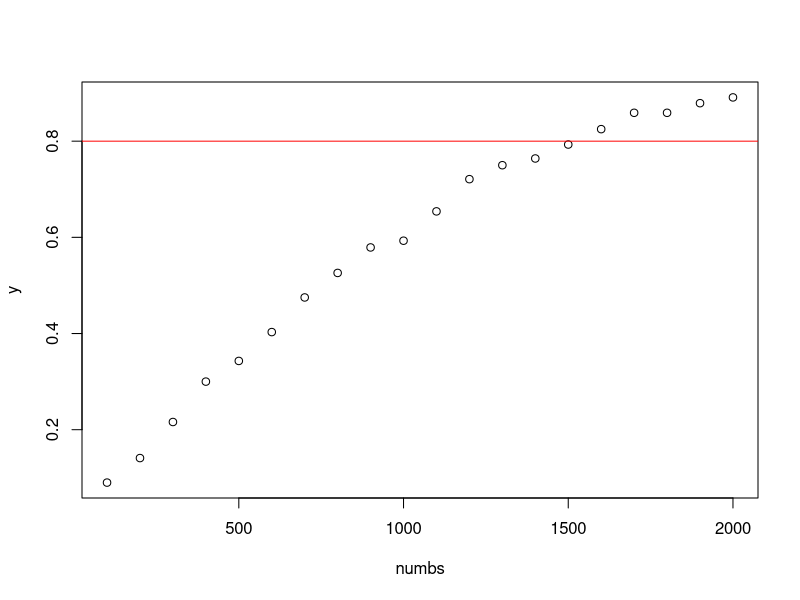
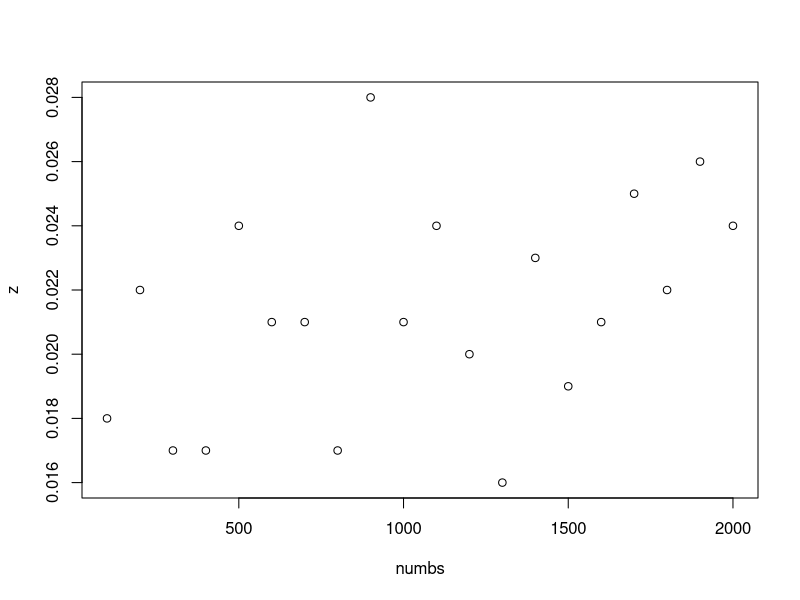
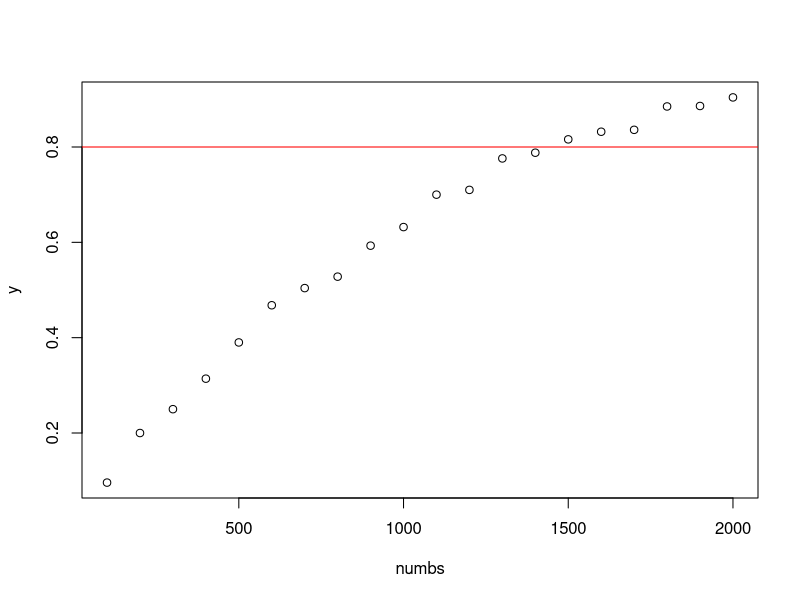
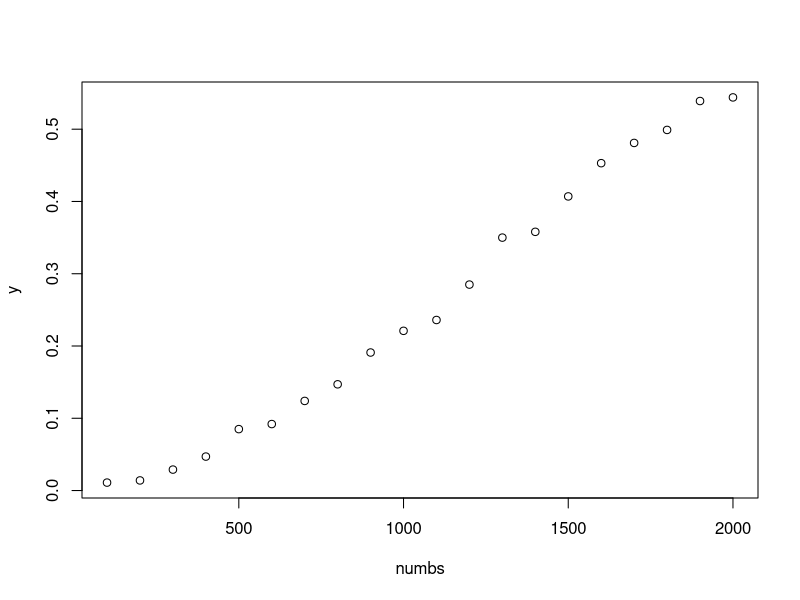

The R source for these figures, in order:
################################################################################
# Exercise 2
################################################################################

f1 <- function(n, piE, piC, numsim = 1000){
  sE <- rbinom(numsim, n, piE)
  sC <- rbinom(numsim, n, piC)
  pvals <- sapply(1:numsim, FUN = function(i) prop.test(x = c(sE[i], sC[i]), n = c(n, n),
                                                        alternative = "less")$p.value)
  mean(pvals < 0.025)
}

#It generates 1000 samples for both treatment arms under the assumed alternative
#hypothesis (note: feel free to increase numsim where necessary). Then, it
#determines whether the null hypothesis is to be rejected or not. The proportion
#of rejections equals the power, which is returned by the function. Make sure to
#understand each of the commands in the function.

?rbinom #rbinom(n, size, prob), rbinom generates random deviates

#####QUESTION 1######

#Run f1() for n=100,200,300,...,2000. Store the output and plot the power curve.
#Note: warning messages due to low expected values can be ignored. Based on this
#initial assessment, how many subjects are (approximately) needed in each
#treatment arm to obtain a power of 0.80?
  
piE <- 0.35
piC <- 0.4
numbs <- seq(100, 2000, by=100)
y <- NULL
for (n in numbs){
 y[n] <- (f1(n, piE, piC, numsim = 1000))
}

f1(100, piE, piC, numsim = 1000) #0.092
f1(200, piE, piC, numsim = 1000) #0.146
f1(300, piE, piC, numsim = 1000) #0.222

y <- y[numbs]
y

plot(numbs, y)
abline(h=0.8, col="red")


#####QUESTION 2######

#The function f1() can also be used to obtain the empirical type 1 error rate.
#Run f1() again, this time to determine the empirical type 1 error rate, for the
#same values of n. Again, generate a plot to visualize the results.

#type I error (or error of the first kind) is the incorrect rejection of a true
#null hypothesis. if the null hypothesis is true piE must be the sam as piC, so
#both 0.4

z <- NULL
for (n in numbs){
  z[n] <- (f1(n, 0.4, 0.4, numsim = 1000))
}
z <- z[numbs]
z
plot(numbs, z)


#####QUESTION 3######

#Now suppose that, for ethical and/or logistical reasons, the investigator wants
#to be able to halt the trial if the observed difference already is significant
#after observing the outcomes for half of the subjects (if it is not significant
#at that point, the trial is to be continued until all 2n subjects are
#included). Assuming that the same alpha of 0.025 is used in both tests? Adjust
#f1() to represent this sequential testing scenario, and repeat the exercises
#above. What would be the impact on the power and type 1 error?

f2 <- function(n, piE, piC, numsim = 1000, alpha=0.025){
  sE <- rbinom(numsim, (0.5*n), piE)
  sC <- rbinom(numsim, (0.5*n), piC)
  pvals <- sapply(1:numsim, FUN = function(i) prop.test(x = c(sE[i], sC[i]), n = c((0.5*n), (0.5*n)),
                                                        alternative = "less")$p.value)
  
  n.signif <- mean(pvals < alpha)
  fulltrial <- sum((pvals > alpha) == TRUE)

  nonsig <- numeric(0)
  
  for(i in 1:numsim){
    if(pvals[i] < alpha){
     nonsig[i] <- 0
    }
    else{
     nonsig[i] <- 1
    }
  }
  
  r.sE <- nonsig*sE
  r.sE <- r.sE[!r.sE %in% 0]
  sE2 <- rbinom(fulltrial, (0.5*n), piE)
  sEt <- (r.sE+sE2)
  
  r.sC <- nonsig*sC
  r.sC <- r.sC[!r.sC %in% 0]
  sC2 <- rbinom(fulltrial, (0.5*n), piC)
  sCt <- (r.sC+sC2)

  
  pvals2 <- sapply(1:length(sEt), FUN = function(i) prop.test(x = c(sEt[i], sCt[i]), n = c(n, n),
                                                        alternative = "less")$p.value)
  n.signif.retrial <- mean(pvals2 < alpha)
  n.signif2 <- (n.signif.retrial*(fulltrial/numsim))
  
  n.signif + n.signif2
}

f2(1500, piE, piC, numsim = 1000)
f1(1500, piE, piC, numsim = 1000)
#Power is slightly higher on f2.
#simulated 1000x
#f1 mean power = .7967
#f2 mean power = .8181

piE <- 0.35
piC <- 0.4
seq(100,2000,by=100)
y <- NULL
for (n in seq(100,2000,by=100)){
  y[n] <- (f2(n, piE, piC, numsim = 1000))
}

y <- y[seq(100,2000,by=100)]
y

plot(numbs, y)
abline(h=0.8, col="red")

#####QUESTION 4######

#What is the impact of choosing a=0.001 for the interim analysis (i.e. only
#halting the trial early if the evidence in favour of the experimental treatment
#is very clear)?


piE <- 0.35
piC <- 0.4
y <- NULL
for (n in numbs){
  y[n] <- (f2(n, piE, piC, numsim = 1000,alpha=0.001))
}

y <- y[numbs]
y

plot(numbs, y)
abline(h=0.8, col="red")